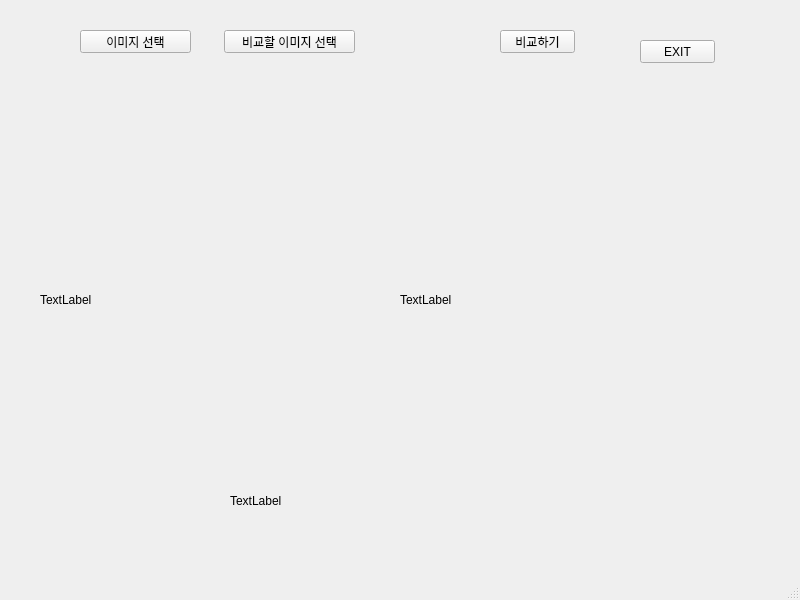
<?xml version="1.0" encoding="UTF-8"?>
<ui version="4.0">
 <class>MainWindow</class>
 <widget class="QMainWindow" name="MainWindow">
  <property name="geometry">
   <rect>
    <x>0</x>
    <y>0</y>
    <width>800</width>
    <height>600</height>
   </rect>
  </property>
  <property name="windowTitle">
   <string>MainWindow</string>
  </property>
  <widget class="QWidget" name="MyApp">
   <widget class="QPushButton" name="select_img1">
    <property name="geometry">
     <rect>
      <x>80</x>
      <y>30</y>
      <width>111</width>
      <height>23</height>
     </rect>
    </property>
    <property name="text">
     <string>이미지 선택</string>
    </property>
   </widget>
   <widget class="QPushButton" name="select_img2">
    <property name="geometry">
     <rect>
      <x>224</x>
      <y>30</y>
      <width>131</width>
      <height>23</height>
     </rect>
    </property>
    <property name="text">
     <string>비교할 이미지 선택</string>
    </property>
   </widget>
   <widget class="QPushButton" name="exit_btn">
    <property name="enabled">
     <bool>true</bool>
    </property>
    <property name="geometry">
     <rect>
      <x>640</x>
      <y>40</y>
      <width>75</width>
      <height>23</height>
     </rect>
    </property>
    <property name="toolTip">
     <string>나가기</string>
    </property>
    <property name="text">
     <string>EXIT</string>
    </property>
   </widget>
   <widget class="QLabel" name="lbl_img1">
    <property name="geometry">
     <rect>
      <x>40</x>
      <y>120</y>
      <width>360</width>
      <height>360</height>
     </rect>
    </property>
    <property name="text">
     <string>TextLabel</string>
    </property>
   </widget>
   <widget class="QLabel" name="lbl_img2">
    <property name="geometry">
     <rect>
      <x>400</x>
      <y>120</y>
      <width>360</width>
      <height>360</height>
     </rect>
    </property>
    <property name="text">
     <string>TextLabel</string>
    </property>
   </widget>
   <widget class="QLabel" name="compare_value">
    <property name="geometry">
     <rect>
      <x>230</x>
      <y>490</y>
      <width>391</width>
      <height>21</height>
     </rect>
    </property>
    <property name="text">
     <string>TextLabel</string>
    </property>
   </widget>
   <widget class="QPushButton" name="compare_btn">
    <property name="geometry">
     <rect>
      <x>500</x>
      <y>30</y>
      <width>75</width>
      <height>23</height>
     </rect>
    </property>
    <property name="text">
     <string>비교하기</string>
    </property>
   </widget>
  </widget>
  <widget class="QStatusBar" name="statusbar"/>
 </widget>
 <resources/>
 <connections/>
</ui>
